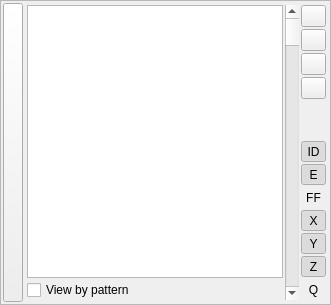
       <widget class="QFrame" name="AtomsTableFrame">
        <property name="frameShape">
         <enum>QFrame::StyledPanel</enum>
        </property>
        <property name="frameShadow">
         <enum>QFrame::Raised</enum>
        </property>
        <layout class="QHBoxLayout" name="horizontalLayout_21" stretch="0,0">
         <property name="spacing">
          <number>2</number>
         </property>
         <property name="margin">
          <number>2</number>
         </property>
         <item>
          <widget class="QPushButton" name="AtomsTableToggleButton">
           <property name="sizePolicy">
            <sizepolicy hsizetype="Fixed" vsizetype="Expanding">
             <horstretch>0</horstretch>
             <verstretch>0</verstretch>
            </sizepolicy>
           </property>
           <property name="maximumSize">
            <size>
             <width>20</width>
             <height>16777215</height>
            </size>
           </property>
           <property name="toolTip">
            <string>Show / hide the atoms table</string>
           </property>
           <property name="layoutDirection">
            <enum>Qt::LeftToRight</enum>
           </property>
           <property name="text">
            <string/>
           </property>
           <property name="icon">
            <iconset resource="icons.qrc">
             <normaloff>:/buttons/icons/button_atoms.svg</normaloff>:/buttons/icons/button_atoms.svg</iconset>
           </property>
           <property name="iconSize">
            <size>
             <width>18</width>
             <height>55</height>
            </size>
           </property>
           <property name="checkable">
            <bool>true</bool>
           </property>
          </widget>
         </item>
         <item>
          <widget class="QWidget" name="AtomsTableWidget" native="true">
           <property name="sizePolicy">
            <sizepolicy hsizetype="Expanding" vsizetype="Expanding">
             <horstretch>1</horstretch>
             <verstretch>0</verstretch>
            </sizepolicy>
           </property>
           <layout class="QHBoxLayout" name="horizontalLayout_10">
            <property name="spacing">
             <number>2</number>
            </property>
            <property name="margin">
             <number>2</number>
            </property>
            <item>
             <layout class="QVBoxLayout" name="verticalLayout_4">
              <property name="spacing">
               <number>2</number>
              </property>
              <item>
               <widget class="TTableWidget" name="AtomsTable">
                <property name="sizePolicy">
                 <sizepolicy hsizetype="Expanding" vsizetype="Expanding">
                  <horstretch>0</horstretch>
                  <verstretch>0</verstretch>
                 </sizepolicy>
                </property>
                <property name="sizeIncrement">
                 <size>
                  <width>0</width>
                  <height>0</height>
                 </size>
                </property>
                <property name="mouseTracking">
                 <bool>true</bool>
                </property>
                <property name="verticalScrollBarPolicy">
                 <enum>Qt::ScrollBarAlwaysOff</enum>
                </property>
                <property name="showDropIndicator" stdset="0">
                 <bool>false</bool>
                </property>
                <property name="alternatingRowColors">
                 <bool>true</bool>
                </property>
                <property name="selectionMode">
                 <enum>QAbstractItemView::MultiSelection</enum>
                </property>
                <property name="selectionBehavior">
                 <enum>QAbstractItemView::SelectRows</enum>
                </property>
                <property name="rowCount">
                 <number>0</number>
                </property>
                <attribute name="verticalHeaderVisible">
                 <bool>false</bool>
                </attribute>
                <attribute name="verticalHeaderDefaultSectionSize">
                 <number>15</number>
                </attribute>
               </widget>
              </item>
              <item>
               <widget class="QCheckBox" name="AtomsViewByPatternCheck">
                <property name="text">
                 <string>View by pattern</string>
                </property>
               </widget>
              </item>
             </layout>
            </item>
            <item>
             <widget class="QScrollBar" name="AtomsTableScrollBar">
              <property name="sizeIncrement">
               <size>
                <width>0</width>
                <height>0</height>
               </size>
              </property>
              <property name="orientation">
               <enum>Qt::Vertical</enum>
              </property>
             </widget>
            </item>
            <item>
             <layout class="QVBoxLayout" name="verticalLayout_3">
              <property name="spacing">
               <number>2</number>
              </property>
              <item>
               <widget class="QPushButton" name="AtomsMoveToStartButton">
                <property name="maximumSize">
                 <size>
                  <width>25</width>
                  <height>25</height>
                 </size>
                </property>
                <property name="toolTip">
                 <string>Move selected atoms to start</string>
                </property>
                <property name="text">
                 <string/>
                </property>
                <property name="icon">
                 <iconset resource="icons.qrc">
                  <normaloff>:/arrows/icons/arrow_upline.svg</normaloff>:/arrows/icons/arrow_upline.svg</iconset>
                </property>
                <property name="iconSize">
                 <size>
                  <width>16</width>
                  <height>16</height>
                 </size>
                </property>
                <property name="autoDefault">
                 <bool>false</bool>
                </property>
               </widget>
              </item>
              <item>
               <widget class="QPushButton" name="AtomsShiftUpButton">
                <property name="maximumSize">
                 <size>
                  <width>25</width>
                  <height>25</height>
                 </size>
                </property>
                <property name="toolTip">
                 <string>Move selected atoms up one place</string>
                </property>
                <property name="text">
                 <string/>
                </property>
                <property name="icon">
                 <iconset resource="icons.qrc">
                  <normaloff>:/arrows/icons/arrow_up.svg</normaloff>:/arrows/icons/arrow_up.svg</iconset>
                </property>
                <property name="iconSize">
                 <size>
                  <width>16</width>
                  <height>16</height>
                 </size>
                </property>
                <property name="autoDefault">
                 <bool>false</bool>
                </property>
               </widget>
              </item>
              <item>
               <widget class="QPushButton" name="AtomsShiftDownButton">
                <property name="maximumSize">
                 <size>
                  <width>25</width>
                  <height>25</height>
                 </size>
                </property>
                <property name="toolTip">
                 <string>Move selected atoms down one place</string>
                </property>
                <property name="text">
                 <string/>
                </property>
                <property name="icon">
                 <iconset resource="icons.qrc">
                  <normaloff>:/arrows/icons/arrow_down.svg</normaloff>:/arrows/icons/arrow_down.svg</iconset>
                </property>
                <property name="iconSize">
                 <size>
                  <width>16</width>
                  <height>16</height>
                 </size>
                </property>
                <property name="autoDefault">
                 <bool>false</bool>
                </property>
               </widget>
              </item>
              <item>
               <widget class="QPushButton" name="AtomsMoveToEndButton">
                <property name="maximumSize">
                 <size>
                  <width>25</width>
                  <height>25</height>
                 </size>
                </property>
                <property name="toolTip">
                 <string>Move selected atoms to end</string>
                </property>
                <property name="text">
                 <string/>
                </property>
                <property name="icon">
                 <iconset resource="icons.qrc">
                  <normaloff>:/arrows/icons/arrow_downline.svg</normaloff>:/arrows/icons/arrow_downline.svg</iconset>
                </property>
                <property name="iconSize">
                 <size>
                  <width>16</width>
                  <height>16</height>
                 </size>
                </property>
                <property name="autoDefault">
                 <bool>false</bool>
                </property>
               </widget>
              </item>
              <item>
               <spacer name="verticalSpacer_2">
                <property name="orientation">
                 <enum>Qt::Vertical</enum>
                </property>
                <property name="sizeHint" stdset="0">
                 <size>
                  <width>20</width>
                  <height>40</height>
                 </size>
                </property>
               </spacer>
              </item>
              <item>
               <widget class="QToolButton" name="AtomsViewIdCheck">
                <property name="maximumSize">
                 <size>
                  <width>25</width>
                  <height>25</height>
                 </size>
                </property>
                <property name="toolTip">
                 <string>Move selected atoms up one place in list</string>
                </property>
                <property name="text">
                 <string>ID</string>
                </property>
                <property name="iconSize">
                 <size>
                  <width>16</width>
                  <height>16</height>
                 </size>
                </property>
                <property name="checkable">
                 <bool>true</bool>
                </property>
                <property name="checked">
                 <bool>true</bool>
                </property>
                <property name="toolButtonStyle">
                 <enum>Qt::ToolButtonTextOnly</enum>
                </property>
                <property name="autoRaise">
                 <bool>true</bool>
                </property>
               </widget>
              </item>
              <item>
               <widget class="QToolButton" name="AtomsViewElementCheck">
                <property name="maximumSize">
                 <size>
                  <width>25</width>
                  <height>25</height>
                 </size>
                </property>
                <property name="toolTip">
                 <string>Move selected atoms up one place in list</string>
                </property>
                <property name="text">
                 <string>E</string>
                </property>
                <property name="iconSize">
                 <size>
                  <width>16</width>
                  <height>16</height>
                 </size>
                </property>
                <property name="checkable">
                 <bool>true</bool>
                </property>
                <property name="checked">
                 <bool>true</bool>
                </property>
                <property name="toolButtonStyle">
                 <enum>Qt::ToolButtonTextOnly</enum>
                </property>
                <property name="autoRaise">
                 <bool>true</bool>
                </property>
               </widget>
              </item>
              <item>
               <widget class="QToolButton" name="AtomsViewTypeCheck">
                <property name="maximumSize">
                 <size>
                  <width>25</width>
                  <height>25</height>
                 </size>
                </property>
                <property name="toolTip">
                 <string>Move selected atoms up one place in list</string>
                </property>
                <property name="text">
                 <string>FF</string>
                </property>
                <property name="iconSize">
                 <size>
                  <width>16</width>
                  <height>16</height>
                 </size>
                </property>
                <property name="checkable">
                 <bool>true</bool>
                </property>
                <property name="toolButtonStyle">
                 <enum>Qt::ToolButtonTextOnly</enum>
                </property>
                <property name="autoRaise">
                 <bool>true</bool>
                </property>
               </widget>
              </item>
              <item>
               <widget class="QToolButton" name="AtomsViewXCheck">
                <property name="maximumSize">
                 <size>
                  <width>25</width>
                  <height>25</height>
                 </size>
                </property>
                <property name="toolTip">
                 <string>Move selected atoms up one place in list</string>
                </property>
                <property name="text">
                 <string>X</string>
                </property>
                <property name="iconSize">
                 <size>
                  <width>16</width>
                  <height>16</height>
                 </size>
                </property>
                <property name="checkable">
                 <bool>true</bool>
                </property>
                <property name="checked">
                 <bool>true</bool>
                </property>
                <property name="toolButtonStyle">
                 <enum>Qt::ToolButtonTextOnly</enum>
                </property>
                <property name="autoRaise">
                 <bool>true</bool>
                </property>
               </widget>
              </item>
              <item>
               <widget class="QToolButton" name="AtomsViewYCheck">
                <property name="maximumSize">
                 <size>
                  <width>25</width>
                  <height>25</height>
                 </size>
                </property>
                <property name="toolTip">
                 <string>Move selected atoms up one place in list</string>
                </property>
                <property name="text">
                 <string>Y</string>
                </property>
                <property name="iconSize">
                 <size>
                  <width>16</width>
                  <height>16</height>
                 </size>
                </property>
                <property name="checkable">
                 <bool>true</bool>
                </property>
                <property name="checked">
                 <bool>true</bool>
                </property>
                <property name="toolButtonStyle">
                 <enum>Qt::ToolButtonTextOnly</enum>
                </property>
                <property name="autoRaise">
                 <bool>true</bool>
                </property>
               </widget>
              </item>
              <item>
               <widget class="QToolButton" name="AtomsViewZCheck">
                <property name="maximumSize">
                 <size>
                  <width>25</width>
                  <height>25</height>
                 </size>
                </property>
                <property name="toolTip">
                 <string>Move selected atoms up one place in list</string>
                </property>
                <property name="text">
                 <string>Z</string>
                </property>
                <property name="iconSize">
                 <size>
                  <width>16</width>
                  <height>16</height>
                 </size>
                </property>
                <property name="checkable">
                 <bool>true</bool>
                </property>
                <property name="checked">
                 <bool>true</bool>
                </property>
                <property name="toolButtonStyle">
                 <enum>Qt::ToolButtonTextOnly</enum>
                </property>
                <property name="autoRaise">
                 <bool>true</bool>
                </property>
               </widget>
              </item>
              <item>
               <widget class="QToolButton" name="AtomsViewChargeCheck">
                <property name="maximumSize">
                 <size>
                  <width>25</width>
                  <height>25</height>
                 </size>
                </property>
                <property name="toolTip">
                 <string>Move selected atoms up one place in list</string>
                </property>
                <property name="text">
                 <string>Q</string>
                </property>
                <property name="iconSize">
                 <size>
                  <width>16</width>
                  <height>16</height>
                 </size>
                </property>
                <property name="checkable">
                 <bool>true</bool>
                </property>
                <property name="toolButtonStyle">
                 <enum>Qt::ToolButtonTextOnly</enum>
                </property>
                <property name="autoRaise">
                 <bool>true</bool>
                </property>
               </widget>
              </item>
             </layout>
            </item>
           </layout>
          </widget>
         </item>
        </layout>
       </widget>
